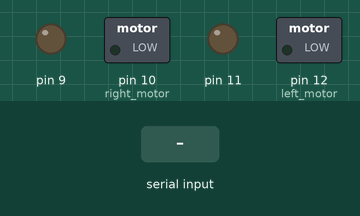
Simulated run of this sketch. Board: Arduino Uno, built with avr-gcc and run on an emulated ATmega328P. On the bench: switched loads named in the sketch (green lamp = pin HIGH), output pins drawn as LEDs (lit = HIGH). Inputs (shaded band) come from the test bench.

Above: at 1.2 s.
1.3 s: "w" received over Serial
At 2.2 s:
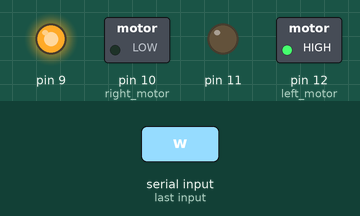
2.8 s: "a" received over Serial
At 3.3 s:
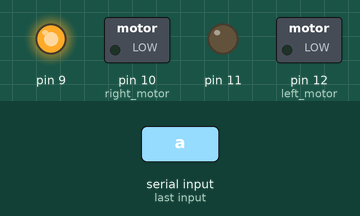
4.3 s: "d" received over Serial
At 5.5 s:
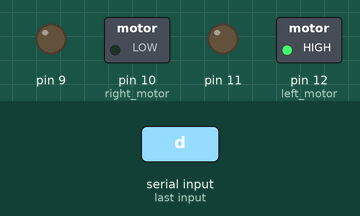
5.8 s: "z" received over Serial
At 6.8 s:
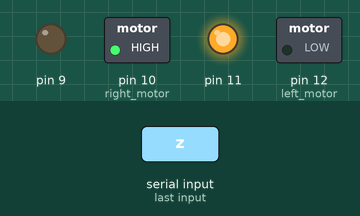
7.3 s: "s" received over Serial
At 7.9 s:
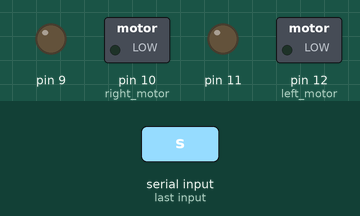
Timing chart, 0 to 9.8 s (numbered marks = the images above; inputs shaded):
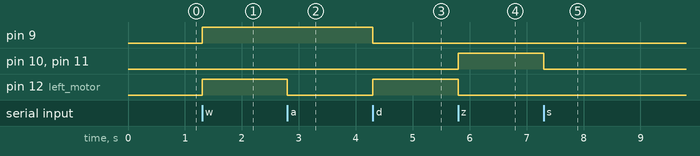

The sketch:

code3.ino
```cpp
void setup() {
  Serial.begin(9600);
  pinMode(9, OUTPUT); pinMode(10, OUTPUT); // right motor
  pinMode(11, OUTPUT); pinMode(12, OUTPUT); // left motor
}

void loop() {
  if(Serial.available()){
    char ch = Serial.read();
    if(ch=='w'){ // forward
      digitalWrite(9,1);digitalWrite(10,0);
      digitalWrite(11,0);digitalWrite(12,1);
    } else if (ch=='a'){ // left
      digitalWrite(9,1);digitalWrite(10,0);
      digitalWrite(11,0);digitalWrite(12,0);
    } else if (ch=='d'){ // right
      digitalWrite(9,0);digitalWrite(10,0);
      digitalWrite(11,0);digitalWrite(12,1);
    } else if(ch=='z'){ // back
      digitalWrite(9,0);digitalWrite(10,1);
      digitalWrite(11,1);digitalWrite(12,0);
    } else if (ch=='s'){ // stop
      digitalWrite(9,0);digitalWrite(10,0);
      digitalWrite(11,0);digitalWrite(12,0);
    }
  }
}
```

Measured:
- after the input at 1.3 s, pin 9, pin 12 (left_motor): LOW → HIGH at once
- after the input at 2.8 s, pin 12 (left_motor): HIGH → LOW at once
- after the input at 4.3 s, pin 9: HIGH → LOW at once; pin 12 (left_motor): LOW → HIGH at once
- after the input at 5.8 s, pin 10 (right_motor), pin 11: LOW → HIGH at once; pin 12 (left_motor): HIGH → LOW at once
- after the input at 7.3 s, pin 10 (right_motor), pin 11: HIGH → LOW at once
